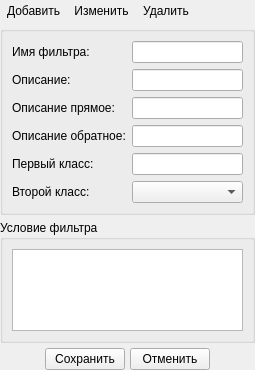
<?xml version="1.0" encoding="UTF-8"?>
<ui version="4.0">
 <class>FilterPropWidget</class>
 <widget class="QWidget" name="FilterPropWidget">
  <property name="geometry">
   <rect>
    <x>0</x>
    <y>0</y>
    <width>255</width>
    <height>370</height>
   </rect>
  </property>
  <property name="windowTitle">
   <string>Form</string>
  </property>
  <layout class="QVBoxLayout" name="verticalLayout">
   <property name="spacing">
    <number>5</number>
   </property>
   <property name="margin">
    <number>0</number>
   </property>
   <item>
    <layout class="QHBoxLayout" name="horizontalLayoutPropTool">
     <property name="spacing">
      <number>0</number>
     </property>
     <item>
      <widget class="QToolButton" name="toolButtonAdd">
       <property name="text">
        <string>Добавить</string>
       </property>
       <property name="icon">
        <iconset resource="modeleride.qrc">
         <normaloff>:/add</normaloff>:/add</iconset>
       </property>
       <property name="iconSize">
        <size>
         <width>16</width>
         <height>16</height>
        </size>
       </property>
       <property name="toolButtonStyle">
        <enum>Qt::ToolButtonTextBesideIcon</enum>
       </property>
       <property name="autoRaise">
        <bool>true</bool>
       </property>
      </widget>
     </item>
     <item>
      <widget class="QToolButton" name="toolButtonEdit">
       <property name="text">
        <string>Изменить</string>
       </property>
       <property name="icon">
        <iconset resource="modeleride.qrc">
         <normaloff>:/edit</normaloff>:/edit</iconset>
       </property>
       <property name="iconSize">
        <size>
         <width>16</width>
         <height>16</height>
        </size>
       </property>
       <property name="toolButtonStyle">
        <enum>Qt::ToolButtonTextBesideIcon</enum>
       </property>
       <property name="autoRaise">
        <bool>true</bool>
       </property>
      </widget>
     </item>
     <item>
      <widget class="QToolButton" name="toolButtonDel">
       <property name="text">
        <string>Удалить</string>
       </property>
       <property name="icon">
        <iconset resource="modeleride.qrc">
         <normaloff>:/remove</normaloff>:/remove</iconset>
       </property>
       <property name="iconSize">
        <size>
         <width>16</width>
         <height>16</height>
        </size>
       </property>
       <property name="toolButtonStyle">
        <enum>Qt::ToolButtonTextBesideIcon</enum>
       </property>
       <property name="autoRaise">
        <bool>true</bool>
       </property>
      </widget>
     </item>
     <item>
      <spacer name="horizontalSpacer">
       <property name="orientation">
        <enum>Qt::Horizontal</enum>
       </property>
       <property name="sizeHint" stdset="0">
        <size>
         <width>40</width>
         <height>20</height>
        </size>
       </property>
      </spacer>
     </item>
    </layout>
   </item>
   <item>
    <widget class="QGroupBox" name="groupBoxProp">
     <property name="title">
      <string/>
     </property>
     <layout class="QGridLayout" name="gridLayout">
      <item row="4" column="1">
       <widget class="QLineEdit" name="lineEditSrcClass"/>
      </item>
      <item row="1" column="0">
       <widget class="QLabel" name="labelDesc">
        <property name="text">
         <string>Описание:</string>
        </property>
       </widget>
      </item>
      <item row="0" column="0">
       <widget class="QLabel" name="labelName">
        <property name="text">
         <string>Имя фильтра:</string>
        </property>
       </widget>
      </item>
      <item row="5" column="0">
       <widget class="QLabel" name="labelDestClass">
        <property name="text">
         <string>Второй класс:</string>
        </property>
       </widget>
      </item>
      <item row="4" column="0">
       <widget class="QLabel" name="labelSrcClass">
        <property name="text">
         <string>Первый класс:</string>
        </property>
       </widget>
      </item>
      <item row="2" column="1">
       <widget class="QLineEdit" name="lineEditDirectDesc"/>
      </item>
      <item row="3" column="1">
       <widget class="QLineEdit" name="lineEditInverseDesc"/>
      </item>
      <item row="1" column="1">
       <widget class="QLineEdit" name="lineEditDesc"/>
      </item>
      <item row="2" column="0">
       <widget class="QLabel" name="labelDirectDesc">
        <property name="text">
         <string>Описание прямое:</string>
        </property>
       </widget>
      </item>
      <item row="5" column="1">
       <widget class="TreeComboBox" name="comboBoxDestClass"/>
      </item>
      <item row="0" column="1">
       <widget class="QLineEdit" name="lineEditName"/>
      </item>
      <item row="3" column="0">
       <widget class="QLabel" name="labelInverseDesc">
        <property name="text">
         <string>Описание обратное:</string>
        </property>
       </widget>
      </item>
     </layout>
    </widget>
   </item>
   <item>
    <widget class="QGroupBox" name="groupBoxCondition">
     <property name="title">
      <string>Условие фильтра</string>
     </property>
     <layout class="QVBoxLayout" name="verticalLayout_2">
      <item>
       <widget class="QTableView" name="tableViewCondition">
        <property name="alternatingRowColors">
         <bool>true</bool>
        </property>
        <attribute name="horizontalHeaderHighlightSections">
         <bool>false</bool>
        </attribute>
        <attribute name="verticalHeaderVisible">
         <bool>false</bool>
        </attribute>
        <attribute name="verticalHeaderDefaultSectionSize">
         <number>24</number>
        </attribute>
       </widget>
      </item>
     </layout>
    </widget>
   </item>
   <item>
    <layout class="QHBoxLayout" name="horizontalLayoutPropSave">
     <item>
      <spacer name="horizontalSpacerRightProp">
       <property name="orientation">
        <enum>Qt::Horizontal</enum>
       </property>
       <property name="sizeHint" stdset="0">
        <size>
         <width>40</width>
         <height>20</height>
        </size>
       </property>
      </spacer>
     </item>
     <item>
      <widget class="QPushButton" name="pushButtonPropSave">
       <property name="text">
        <string>Сохранить</string>
       </property>
      </widget>
     </item>
     <item>
      <widget class="QPushButton" name="pushButtonPropCancel">
       <property name="text">
        <string>Отменить</string>
       </property>
      </widget>
     </item>
     <item>
      <spacer name="horizontalSpacerLeftProp">
       <property name="orientation">
        <enum>Qt::Horizontal</enum>
       </property>
       <property name="sizeHint" stdset="0">
        <size>
         <width>40</width>
         <height>20</height>
        </size>
       </property>
      </spacer>
     </item>
    </layout>
   </item>
  </layout>
 </widget>
 <customwidgets>
  <customwidget>
   <class>TreeComboBox</class>
   <extends>QComboBox</extends>
   <header>treecombobox/treecombobox.h</header>
  </customwidget>
 </customwidgets>
 <resources>
  <include location="modeleride.qrc"/>
 </resources>
 <connections/>
</ui>
